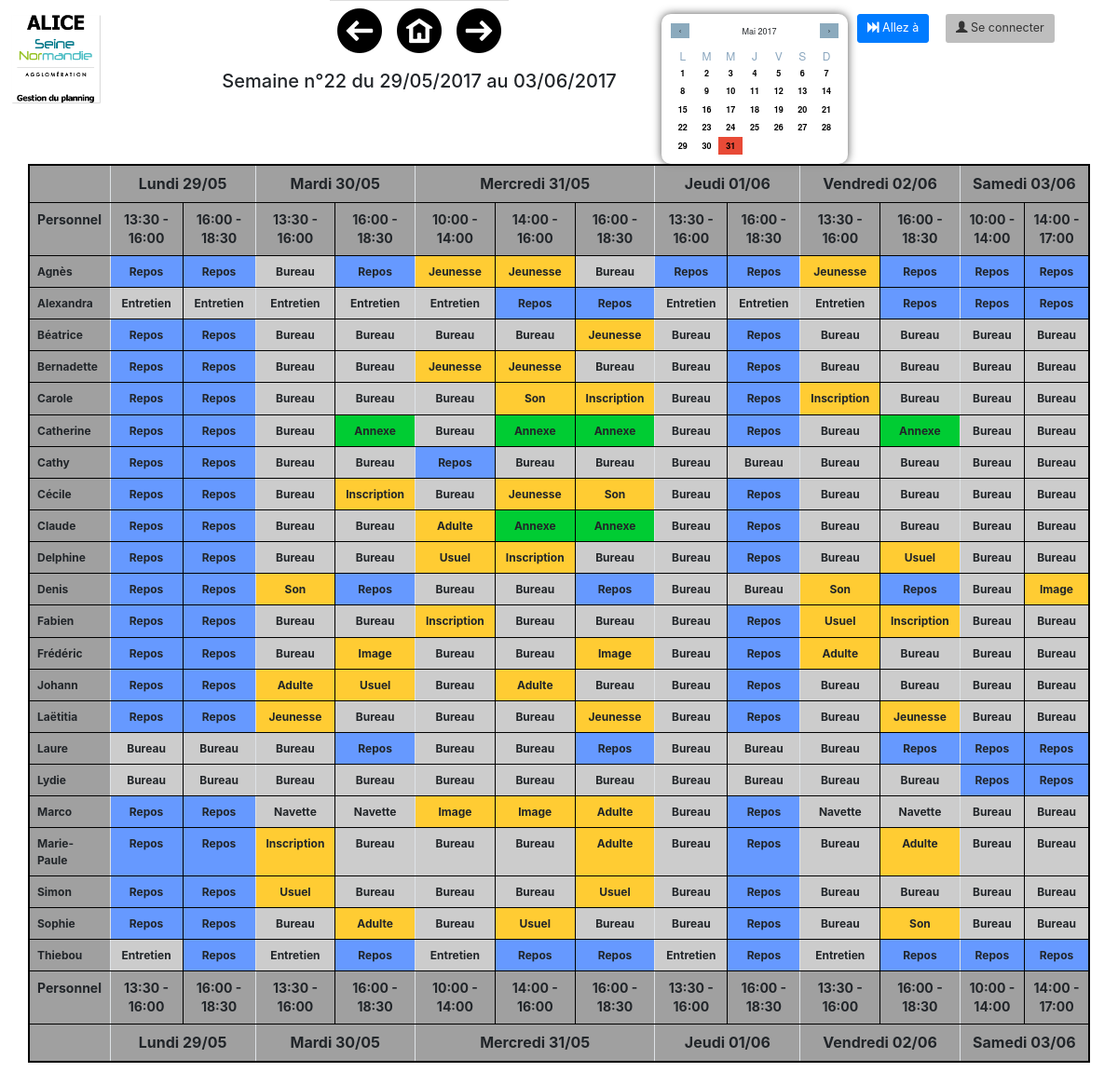
The page / on the database its author committed.
### tables this page shows
CREATE TABLE IF NOT EXISTS `horaire` (
  `idHoraire` TINYINT(1) UNIQUE NOT NULL,
  `libHoraire` TIME NOT NULL,
  PRIMARY KEY (`idHoraire`));

CREATE TABLE IF NOT EXISTS `agent` (
  `idAgent` TINYINT(2) UNIQUE NOT NULL,
  `nom` VARCHAR(20),
  `prenom` VARCHAR(20),
  `login` VARCHAR(20),
  `mdp` VARCHAR(20),
  `statut` CHAR(1),
  `idBiblio` CHAR(1),
  PRIMARY KEY (`idAgent`));

CREATE TABLE IF NOT EXISTS `poste` (
  `idPoste` TINYINT(2) UNIQUE NOT NULL,
  `libPoste` VARCHAR(20) NOT NULL,
  `typePoste` TINYINT(1) NOT NULL,
  `idGroupe` TINYINT(1) NOT NULL,
  PRIMARY KEY (`idPoste`),
  INDEX `idGroupe_idx` (`idGroupe` ASC),
  CONSTRAINT `idGroupe`
    FOREIGN KEY (`idGroupe`)
    REFERENCES `GROUPE` (`idGroupe`)
    ON DELETE NO ACTION
    ON UPDATE NO ACTION);

### index.php (the view, shortened to what the rows shown need)
<?php
require_once('class/PlanStd.php');
require_once('class/Horaire.php');
require_once('include/alice_fonctions.php');
require_once('include/alice_dao.inc.php');
?>
<!DOCTYPE html>
<html>
    <head>
        <link href="bootstrap/css/bootstrap.min.css" rel="stylesheet">
        <link href="css/alice.css" rel="stylesheet">
        <link rel="stylesheet" type="text/css" href="css/calendrier.css"/>
        <link rel="stylesheet" href="https://maxcdn.bootstrapcdn.com/bootstrap/4.0.0-alpha.6/css/bootstrap.min.css"
>
    </head>
    <?php
    $tabDatesJoursSemaines = datesJourSemaine($_SESSION['weekNumber'], $_SESSION['year']);
    $oPlanStd = new PlanStd();
    $tabPlanStd = $oPlanStd->selectPlanStdInactif();
    $oHoraire = new Horaire();
    $time = $oHoraire->selectHoraire();
            ?>
    <body>
        <div class="container-fluid">
            <div class="row">
                <div class="col-md-5">
                    <div class="row">
                        <div class="center-block">
                            <h2>
                                <?php
                                if ($_SESSION['weekNumber'] < 10) {
                                    echo "Semaine n°" . "0" . $_SESSION['weekNumber'] . " du " . convertDateUsFr($tabDatesJoursSemaines[1]) . " au " . convertDateUsFr($tabDatesJoursSemaines[6]);
                                } else {
                                    echo "Semaine n°" . $_SESSION['weekNumber'] . " du " . convertDateUsFr($tabDatesJoursSemaines[1]) . " au " . convertDateUsFr($tabDatesJoursSemaines[6]);
                                }
                                ?>
                            </h2>
                        </div>
                    </div>
                </div>
            </div>
        </div>
    <div class="container-fluid">
        <div class="col-lg-12">
            <table class="table border-table">
                <tr class="color-grey size-day">
                    <th class="border-right"></th>
                    <th class="text-center border-right" colspan="2">
                        Lundi <?php echo substr(convertDateUsFr($tabDatesJoursSemaines[1]), 0, 5) ?></th>
                    <th class="text-center border-right" colspan="2">
                        Mardi <?php echo substr(convertDateUsFr($tabDatesJoursSemaines[2]), 0, 5) ?></th>
                    <th class="text-center border-right" colspan="3">
                        Mercredi <?php echo substr(convertDateUsFr($tabDatesJoursSemaines[3]), 0, 5) ?></th>
                    <th class="text-center border-right" colspan="2">
                        Jeudi <?php echo substr(convertDateUsFr($tabDatesJoursSemaines[4]), 0, 5) ?></th>
                    <th class="text-center border-right" colspan="2">
                        Vendredi <?php echo substr(convertDateUsFr($tabDatesJoursSemaines[5]), 0, 5) ?></th>
                    <th class="text-center border-right" colspan="2">
                        Samedi <?php echo substr(convertDateUsFr($tabDatesJoursSemaines[6]), 0, 5) ?></th>
                </tr>
                <tr class="color-grey size-hour border-right">
                    <td class="border-right">Personnel</td>
                    <?php
                    for ($i = 0; $i < 4; $i++) {
                        if ($i % 2 == 0) {
                            echo "<td class=\"text-center border-top-bot\">";
                            echo substr($time[1]['libHoraire'], 0, 5), " - ";
                            echo substr($time[3]['libHoraire'], 0, 5);
                            echo "</td>";
                        }
                        if ($i % 2 != 0) {
                            echo "<td class=\"text-center border-right\">";
                            echo substr($time[3]['libHoraire'], 0, 5), " - ";
                            echo substr($time[6]['libHoraire'], 0, 5);
                            echo "</td>";
                        }
                    }
                    echo "<td class=\"text-center border-top-bot\">";
                    echo substr($time[0]['libHoraire'], 0, 5), " - ";
                    echo substr($time[2]['libHoraire'], 0, 5);
                    echo "</td>";
                    echo "<td class=\"text-center border-top-bot\">";
                    echo substr($time[2]['libHoraire'], 0, 5), " - ";
                    echo substr($time[3]['libHoraire'], 0, 5);
                    echo "</td>";
                    echo "<td class=\"text-center border-right\">";
                    echo substr($time[3]['libHoraire'], 0, 5), " - ";
                    echo substr($time[6]['libHoraire'], 0, 5);
                    echo "</td>";
                    for ($i = 0; $i < 4; $i++) {
                        if ($i % 2 == 0) {
                            echo "<td class=\"text-center border-top-bot\">";
                            echo substr($time[1]['libHoraire'], 0, 5), " - ";
                            echo substr($time[3]['libHoraire'], 0, 5);
                            echo "</td>";
                        }
                        if ($i % 2 != 0) {
                            echo "<td class=\"text-center border-right\">";
                            echo substr($time[3]['libHoraire'], 0, 5), " - ";
                            echo substr($time[6]['libHoraire'], 0, 5);
                            echo "</td>";
                        }
                    }
                    echo "<td class=\"text-center border-top-bot\">";
                    echo substr($time[0]['libHoraire'], 0, 5), " - ";
                    echo substr($time[2]['libHoraire'], 0, 5);
                    echo "</td>";
                    echo "<td class=\"text-center border-top-bot\">";
                    echo substr($time[2]['libHoraire'], 0, 5), " - ";
                    echo substr($time[4]['libHoraire'], 0, 5);
                    echo "</td>";
                    ?>
                </tr>
                <?php
                $i = 0;
                while ($i < count($tabPlanStd)) {
                    ?>
                    <tr class="poste-size border-right">
                        <td class="color-grey border-right name-size">
                            <?php echo $tabPlanStd[$i]['prenom']; ?>
                        </td>
                        <?php
                        for ($j = 0; $j < 13; $j++) {
                            $couleur = $tabPlanStd[$i]['coulGroupe'];
                            switch ($j) {
                                case 1:
                                case 3:
                                case 6:
                                case 8:
                                case 10:
                                case 12:
                                    echo "<td class='text-center border-right name-size' style='background-color:$couleur'>";
                                    break;
                                default:
                                    echo "<td class='text-center border-top-bot name-size' style='background-color:$couleur'>";
                                    break;
                            }
                            echo $tabPlanStd[$i]['libPoste'];
                            echo "</td>";
                            $i++;
                        }
                        ?>
                    </tr>
                <?php } ?>
                <tr class="color-grey size-hour border-right">
                    <td class="border-right">Personnel</td>
                    <?php
                    $oHoraire = new Horaire();
                    $time = $oHoraire->selectHoraire();
                    for ($i = 0; $i < 4; $i++) {
                        if ($i % 2 == 0) {
                            echo "<td class=\"text-center border-top-bot\">";
                            echo substr($time[1]['libHoraire'], 0, 5), " - ";
                            echo substr($time[3]['libHoraire'], 0, 5);
                            echo "</td>";
                        }
                        if ($i % 2 != 0) {
                            echo "<td class=\"text-center border-right\">";
                            echo substr($time[3]['libHoraire'], 0, 5), " - ";
                            echo substr($time[6]['libHoraire'], 0, 5);
                            echo "</td>";
                        }
                    }
                    echo "<td class=\"text-center border-top-bot\">";
                    echo substr($time[0]['libHoraire'], 0, 5), " - ";
                    echo substr($time[2]['libHoraire'], 0, 5);
                    echo "</td>";
                    echo "<td class=\"text-center border-top-bot\">";
                    echo substr($time[2]['libHoraire'], 0, 5), " - ";
                    echo substr($time[3]['libHoraire'], 0, 5);
                    echo "</td>";
                    echo "<td class=\"text-center border-right\">";
                    echo substr($time[3]['libHoraire'], 0, 5), " - ";
                    echo substr($time[6]['libHoraire'], 0, 5);
                    echo "</td>";
                    for ($i = 0; $i < 4; $i++) {
                        if ($i % 2 == 0) {
                            echo "<td class=\"text-center border-top-bot\">";
                            echo substr($time[1]['libHoraire'], 0, 5), " - ";
                            echo substr($time[3]['libHoraire'], 0, 5);
                            echo "</td>";
                        }
                        if ($i % 2 != 0) {
                            echo "<td class=\"text-center border-right\">";
                            echo substr($time[3]['libHoraire'], 0, 5), " - ";
                            echo substr($time[6]['libHoraire'], 0, 5);
                            echo "</td>";
                        }
                    }
                    echo "<td class=\"text-center border-top-bot\">";
                    echo substr($time[0]['libHoraire'], 0, 5), " - ";
                    echo substr($time[2]['libHoraire'], 0, 5);
                    echo "</td>";
                    echo "<td class=\"text-center border-top-bot\">";
                    echo substr($time[2]['libHoraire'], 0, 5), " - ";
                    echo substr($time[4]['libHoraire'], 0, 5);
                    echo "</td>";
                    ?>
                </tr>
                <tr class="color-grey size-day">
                    <th class="border-right"></th>
                    <th class="text-center border-right" colspan="2">
                        Lundi <?php echo substr(convertDateUsFr($tabDatesJoursSemaines[1]), 0, 5) ?></th>
                    <th class="text-center border-right" colspan="2">
                        Mardi <?php echo substr(convertDateUsFr($tabDatesJoursSemaines[2]), 0, 5) ?></th>
                    <th class="text-center border-right" colspan="3">
                        Mercredi <?php echo substr(convertDateUsFr($tabDatesJoursSemaines[3]), 0, 5) ?></th>
                    <th class="text-center border-right" colspan="2">
                        Jeudi <?php echo substr(convertDateUsFr($tabDatesJoursSemaines[4]), 0, 5) ?></th>
                    <th class="text-center border-right" colspan="2">
                        Vendredi <?php echo substr(convertDateUsFr($tabDatesJoursSemaines[5]), 0, 5) ?></th>
                    <th class="text-center border-right" colspan="2">
                        Samedi <?php echo substr(convertDateUsFr($tabDatesJoursSemaines[6]), 0, 5) ?></th>
                </tr>
        </div>
</div>
</body>
</html>

### rows shown on the page
horaire: libHoraire "13:30"
horaire: libHoraire "16:00"
horaire: libHoraire "18:30"
horaire: libHoraire "10:00"
horaire: libHoraire "14:00"
horaire: libHoraire "17:00"
agent: prenom "Agnès", poste.libPoste "Repos", poste.libPoste "Bureau", poste.libPoste "Jeunesse"
agent: prenom "Alexandra", poste.libPoste "Entretien", poste.libPoste "Repos"
agent: prenom "Béatrice", poste.libPoste "Repos", poste.libPoste "Bureau", poste.libPoste "Jeunesse"
agent: prenom "Bernadette", poste.libPoste "Repos", poste.libPoste "Bureau", poste.libPoste "Jeunesse"
agent: prenom "Carole", poste.libPoste "Repos", poste.libPoste "Bureau", poste.libPoste "Son", poste.libPoste "Inscription"
agent: prenom "Catherine", poste.libPoste "Repos", poste.libPoste "Bureau", poste.libPoste "Annexe"
agent: prenom "Cathy", poste.libPoste "Repos", poste.libPoste "Bureau"
agent: prenom "Cécile", poste.libPoste "Repos", poste.libPoste "Bureau", poste.libPoste "Inscription", poste.libPoste "Jeunesse", poste.libPoste "Son"
agent: prenom "Claude", poste.libPoste "Repos", poste.libPoste "Bureau", poste.libPoste "Adulte", poste.libPoste "Annexe"
agent: prenom "Delphine", poste.libPoste "Repos", poste.libPoste "Bureau", poste.libPoste "Usuel", poste.libPoste "Inscription"
agent: prenom "Denis", poste.libPoste "Repos", poste.libPoste "Son", poste.libPoste "Bureau", poste.libPoste "Image"
agent: prenom "Fabien", poste.libPoste "Repos", poste.libPoste "Bureau", poste.libPoste "Inscription", poste.libPoste "Usuel"
agent: prenom "Frédéric", poste.libPoste "Repos", poste.libPoste "Bureau", poste.libPoste "Image", poste.libPoste "Adulte"
agent: prenom "Johann", poste.libPoste "Repos", poste.libPoste "Adulte", poste.libPoste "Usuel", poste.libPoste "Bureau"
agent: prenom "Laëtitia", poste.libPoste "Repos", poste.libPoste "Jeunesse", poste.libPoste "Bureau"
agent: prenom "Laure", poste.libPoste "Bureau", poste.libPoste "Repos"
agent: prenom "Lydie", poste.libPoste "Bureau", poste.libPoste "Repos"
agent: prenom "Marco", poste.libPoste "Repos", poste.libPoste "Navette", poste.libPoste "Image", poste.libPoste "Adulte", poste.libPoste "Bureau"
agent: prenom "Marie-Paule", poste.libPoste "Repos", poste.libPoste "Inscription", poste.libPoste "Bureau", poste.libPoste "Adulte"
agent: prenom "Simon", poste.libPoste "Repos", poste.libPoste "Usuel", poste.libPoste "Bureau"
agent: prenom "Sophie", poste.libPoste "Repos", poste.libPoste "Bureau", poste.libPoste "Adulte", poste.libPoste "Usuel", poste.libPoste "Son"
agent: prenom "Thiebou", poste.libPoste "Entretien", poste.libPoste "Repos"

### other values the page prints
$_SESSION['weekNumber'] "22"
convertDateUsFr($tabDatesJoursSemaines[1]) "29/05/2017"
convertDateUsFr($tabDatesJoursSemaines[6]) "03/06/2017"
substr(convertDateUsFr($tabDatesJoursSemaines[1]), 0, 5) "29/05"
substr(convertDateUsFr($tabDatesJoursSemaines[2]), 0, 5) "30/05"
substr(convertDateUsFr($tabDatesJoursSemaines[3]), 0, 5) "31/05"
substr(convertDateUsFr($tabDatesJoursSemaines[4]), 0, 5) "01/06"
substr(convertDateUsFr($tabDatesJoursSemaines[5]), 0, 5) "02/06"
substr(convertDateUsFr($tabDatesJoursSemaines[6]), 0, 5) "03/06"
